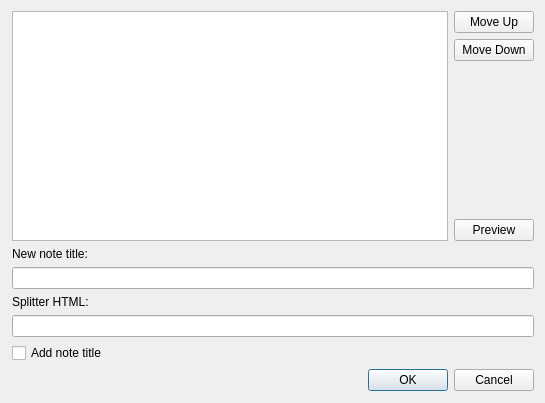
<?xml version="1.0" encoding="UTF-8"?>
<ui version="4.0">
 <class>WizCombineNotesDialog</class>
 <widget class="QDialog" name="WizCombineNotesDialog">
  <property name="geometry">
   <rect>
    <x>0</x>
    <y>0</y>
    <width>545</width>
    <height>403</height>
   </rect>
  </property>
  <property name="sizePolicy">
   <sizepolicy hsizetype="Minimum" vsizetype="Minimum">
    <horstretch>0</horstretch>
    <verstretch>0</verstretch>
   </sizepolicy>
  </property>
  <property name="windowTitle">
   <string>Combine Notes</string>
  </property>
  <layout class="QVBoxLayout" name="verticalLayout">
   <property name="leftMargin">
    <number>12</number>
   </property>
   <property name="bottomMargin">
    <number>12</number>
   </property>
   <item>
    <layout class="QHBoxLayout" name="horizontalLayout_3">
     <item>
      <widget class="QListWidget" name="listNotes">
       <property name="dragDropMode">
        <enum>QAbstractItemView::InternalMove</enum>
       </property>
       <property name="defaultDropAction">
        <enum>Qt::MoveAction</enum>
       </property>
      </widget>
     </item>
     <item>
      <layout class="QVBoxLayout" name="verticalLayout_2">
       <item>
        <widget class="QPushButton" name="btnMoveUp">
         <property name="text">
          <string>Move Up</string>
         </property>
        </widget>
       </item>
       <item>
        <widget class="QPushButton" name="btnMoveDown">
         <property name="text">
          <string>Move Down</string>
         </property>
        </widget>
       </item>
       <item>
        <spacer name="verticalSpacer">
         <property name="orientation">
          <enum>Qt::Vertical</enum>
         </property>
         <property name="sizeHint" stdset="0">
          <size>
           <width>20</width>
           <height>40</height>
          </size>
         </property>
        </spacer>
       </item>
       <item>
        <widget class="QPushButton" name="btnPreview">
         <property name="text">
          <string>Preview</string>
         </property>
        </widget>
       </item>
      </layout>
     </item>
    </layout>
   </item>
   <item>
    <widget class="QLabel" name="label_2">
     <property name="text">
      <string>New note title:</string>
     </property>
    </widget>
   </item>
   <item>
    <widget class="QLineEdit" name="editNewTitle"/>
   </item>
   <item>
    <widget class="QLabel" name="label">
     <property name="text">
      <string>Splitter HTML:</string>
     </property>
    </widget>
   </item>
   <item>
    <widget class="QLineEdit" name="editSplitter"/>
   </item>
   <item>
    <widget class="QCheckBox" name="btnAddTitle">
     <property name="text">
      <string>Add note title</string>
     </property>
    </widget>
   </item>
   <item>
    <widget class="QDialogButtonBox" name="buttonBox">
     <property name="standardButtons">
      <set>QDialogButtonBox::Cancel|QDialogButtonBox::Ok</set>
     </property>
    </widget>
   </item>
  </layout>
 </widget>
 <tabstops>
  <tabstop>listNotes</tabstop>
  <tabstop>btnMoveUp</tabstop>
  <tabstop>btnMoveDown</tabstop>
  <tabstop>btnPreview</tabstop>
  <tabstop>editNewTitle</tabstop>
  <tabstop>editSplitter</tabstop>
  <tabstop>btnAddTitle</tabstop>
 </tabstops>
 <resources/>
 <connections>
  <connection>
   <sender>buttonBox</sender>
   <signal>accepted()</signal>
   <receiver>WizCombineNotesDialog</receiver>
   <slot>accept()</slot>
   <hints>
    <hint type="sourcelabel">
     <x>174</x>
     <y>278</y>
    </hint>
    <hint type="destinationlabel">
     <x>174</x>
     <y>149</y>
    </hint>
   </hints>
  </connection>
  <connection>
   <sender>buttonBox</sender>
   <signal>rejected()</signal>
   <receiver>WizCombineNotesDialog</receiver>
   <slot>reject()</slot>
   <hints>
    <hint type="sourcelabel">
     <x>174</x>
     <y>278</y>
    </hint>
    <hint type="destinationlabel">
     <x>174</x>
     <y>149</y>
    </hint>
   </hints>
  </connection>
 </connections>
</ui>
